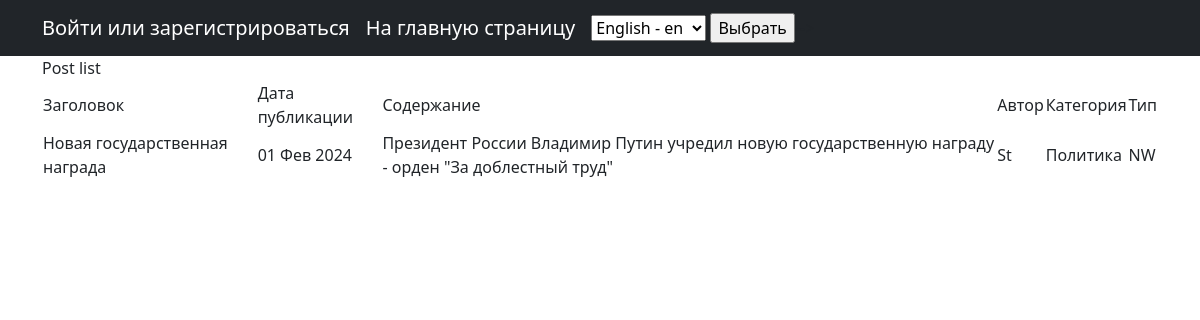
The app's page /news/7/ with its own data.
### news_p/models.py (models this page shows, shortened)
class Post(models.Model):
    news = 'NW'
    article = "AR"
    POST_TYPE = [(news, _('News')), (article, _('Article'))]
    type = models.CharField(max_length=2, choices=POST_TYPE, default=news)
    date = models.DateTimeField(auto_now_add=True)
    title = models.CharField(max_length=255)
    text = models.TextField()
    rating = models.IntegerField(default=0)
    author = models.ForeignKey(Author, on_delete=models.CASCADE)
    category = models.ManyToManyField(Category, through='PostCategory')

class Author(models.Model):
    user = models.OneToOneField(User, on_delete=models.CASCADE)
    rating = models.IntegerField(default=0)
    def __str__(self):
        return self.user.username.title()

class Category(models.Model):
    name = models.CharField(max_length=255, help_text=_('category_name'), unique=True)
    subscribers = models.ManyToManyField(User, blank=True, null=True, related_name='categories')

### news_p/views.py (the view)
# urls.py: path('<int:pk>/', PostDetailView.as_view(), name='news_detail'),
class PostDetailView(DetailView):
    template_name = 'post_detail.html'
    queryset = Post.objects.all()

### news_p/templatetags/custom_filters.py (called while the page is built)
@register.filter()
def censor(value):
    if type(value) != str:
        raise TypeError('Необходимо передать строку!')
    else:
        for word in value.split():
            if word.lower() in CENS_LIST:
                cens_word = word[0] + ((len(word) - 1) * '*')
                value = value.replace(word, cens_word)
    return value

### templates/post_detail.html
{% extends 'flatpages/default.html' %}
{% load custom_filters %}
{% block title %} Post list {% endblock title %}
{% block content %}
<table>
    <thead>
        <td> Заголовок </td>
        <td> Дата публикации </td>
        <td> Содержание </td>
        <td> Автор </td>
        <td> Категория </td>
        <td> Тип </td>
    </thead>
        <tr>
            <td>{{ post.title|censor }}</td>
            <td>{{ post.date|date:'d M Y' }}</td>
            <td>{{ post.text|censor }}</td>
            <td>{{post.author }}</td>
            <td>
                {% for cat in post.category.all %}
                    {{ cat.name }}
                {% endfor %}
            </td>
            <td>{{ post.type }}</td>
        </tr>
</table>
{% endblock content %}

### records on screen
Post: title|censor "Новая государственная награда", date "01 Фев 2024", text|censor "Президент России Владимир Путин учредил новую государственную награду - орден \"За доблестный труд\"", author "St", type "NW"
Category: name "Политика"

### other values on screen
form field language "English - en"
